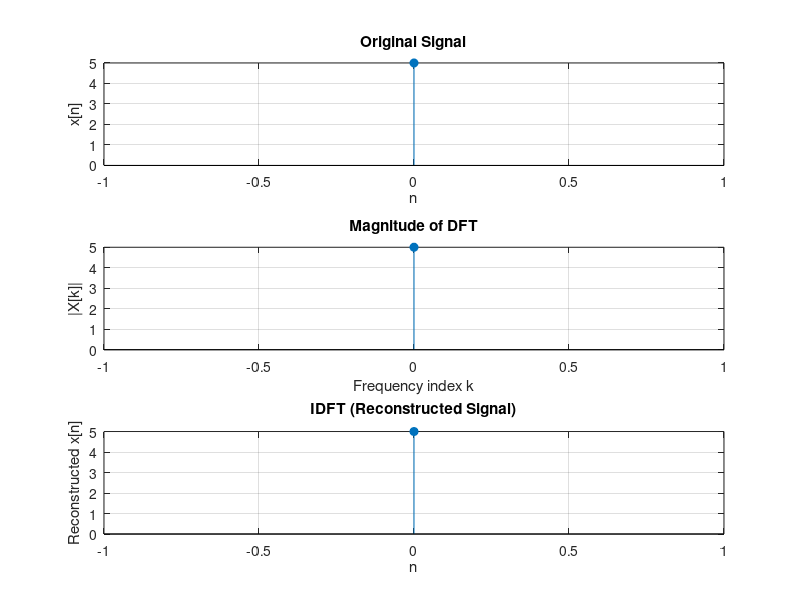

This chart was generated by the following MATLAB code:
clear;
close all;
clc;


x = input("Enter the input signal: ");
N=length(x);
n=0:N-1;

X = zeros(N,1);

% DFT calculation
for k = 0:N-1
    for nn = 0:N-1
        X(k+1) = X(k+1) + (x(nn+1)*exp(-2*1j*pi*nn*k/N));
    end
end

% No abs(X) here! Keep X complex for IDFT

% IDFT calculation
x_manual = zeros(1,N);
for nn = 0:N-1
    for k = 0:N-1
        x_manual(nn+1) = x_manual(nn+1) + (X(k+1)*exp(1j*2*pi*nn*k/N));
    end
end

x_manual = x_manual/N; % Correct scaling, no abs

% Plot original signal
subplot(3,1,1);
stem(n,x,'filled');
grid on;
xlabel('n');
ylabel('x[n]');
title('Original Signal');

% Plot DFT magnitude
subplot(3,1,2);
stem(n,abs(X),'filled');
grid on;
xlabel('Frequency index k');
ylabel('|X[k]|');
title('Magnitude of DFT');

% Plot IDFT (Recovered signal)
subplot(3,1,3);
stem(n,real(x_manual),'filled');
grid on;
xlabel('n');
ylabel('Reconstructed x[n]');
title('IDFT (Reconstructed Signal)');
